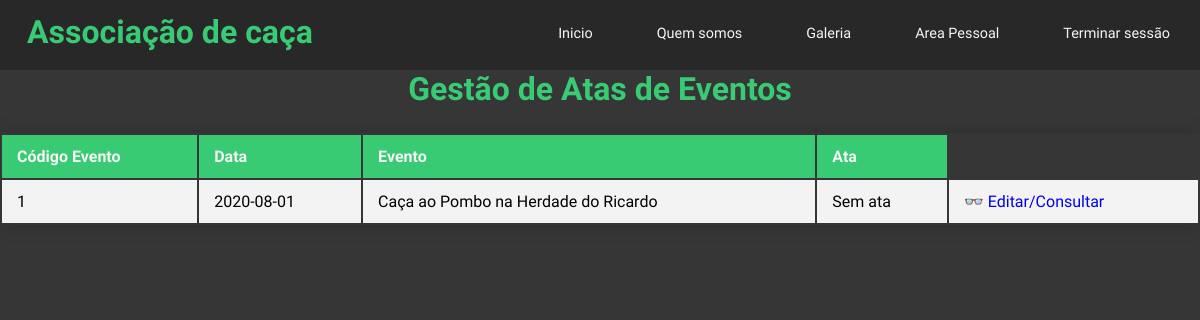
The page /secretario/p_gerirAtas.php (signed in) on the database its author committed.
### tables this page shows
CREATE TABLE `evento` (
  `codEvento` int(11) NOT NULL,
  `codTipo` int(11) NOT NULL,
  `codAnimal` int(11) NOT NULL,
  `codLocalizacao` int(11) NOT NULL,
  `ata` varchar(200) NOT NULL,
  `preco` int(11) NOT NULL,
  `vaga` int(11) NOT NULL,
  `vagaatual` int(11) NOT NULL,
  `data` date NOT NULL,
  `descricao` varchar(50) NOT NULL,
  `ativo` bit(1) NOT NULL
);

### secretario/p_gerirAtas.php (the view, shortened to what this page needs)
<!DOCTYPE html>
<html lang="en">
    <head>
        <link rel="stylesheet" href="../css/style.css">
    </head>
    <body>
        <?php
            if(isset($_SESSION['utilizador']))
            {
                $sql = "SELECT codPerfil FROM utilizador WHERE nomeUser = '".$_SESSION["utilizador"]."'";
                $res = mysqli_query($conn, $sql);
                $row = mysqli_fetch_array($res);
                if($row['codPerfil'] == SECRETARIO || $row['codPerfil'] == VICE_PRESIDENTE || $row['codPerfil'] == PRESIDENTE || $row['codPerfil'] == ADMIN)
                {
        ?>
                    <header>
                        <div class="navbar">
                            <h1>Associação de caça</h1>
                            <ul>
                                <li><a href='../index.php'>Inicio</a></li>
                                <li><a href='../about.php'>Quem somos</a></li>
                                <li><a href='../gallery.php'>Galeria</a></li>
                                <li><a href='../p_areaPessoal.php'>Area Pessoal</a></li>
                                <li><a href='../logout/logout.php'>Terminar sessão</a></li>
                            </ul>
                        </div>
                    </header>
        <?php
                   $ativo = true;
                   $sql = "SELECT codEvento, data, descricao, ata FROM evento WHERE ativo = '$ativo'";
                   $res = mysqli_query($conn, $sql);
                    echo
                    "
                    <h1>Gestão de Atas de Eventos</h1>
                        <div class='content_table'>
                            <table width='100%'>
                                <thead>
                                    <tr>
                                        <th>Código Evento</th>
                                        <th>Data</th>
                                        <th>Evento</th>
                                        <th>Ata</th>
                                    </tr>
                                </thead>
                    ";
                    while($row = mysqli_fetch_array($res))
                    {
                                echo
                                "
                                <tbody>
                                    <tr>
                                        <td>".$row['codEvento']."</td>
                                        <td>".$row['data']."</td>
                                        <td>".$row['descricao']."</td>";
                                        if(empty($row['ata']))
                                        {
                                            echo"<td>Sem ata</td>";
                                        }
                                        else
                                        {
                                            echo"
                                            <td style='max-width:100px' class='cut'>".$row['ata']."</td>
                                            ";
                                        }
                                        echo"
                                        <td><a href='p_editarAta.php?codEvento=".$row["codEvento"]."'>👓 Editar/Consultar</a></td>
                                    </tr>
                                </tbody>
                                ";
                    }
                    echo
                    "
                            </table>
                        </div>
                    ";
                }
            }
            else
            {
                header('refresh:0; ../index.php');
            }
        ?>
    </body>
</html>

### css/style.css (style rules this page uses)
* { margin: 0px; padding: 0px; font-family: 'Open Sans Condensed', sans-serif; }
body { background: #363636; box-sizing: border-box; }
h1, h2, h3 { text-align: center; color: #39ca74; }
.navbar { width: 100%; height: 70px; background-color: #282828; }
.navbar h1 { position: absolute; padding: 3px; float: left; margin-left: 2%; margin-top: 10px; color: #39ca74; }
.navbar ul { width: auto; float: right; margin-top: 8px; }
.navbar li { display: inline-block; padding: 15px 30px; }
.navbar a { text-align: center; color: whitesmoke; text-decoration: none; font-size: 1.2vw; }
.content_table { border-collapse: collapse; margin: 25px 0; min-width: 400px; border-radius: 5px 5px 0 0; overflow: hidden; box-shadow: 0 0 20px rgba(0,0,0,0.15); }
.content_table thead tr { background-color: #39ca74; color: whitesmoke; text-align: left; font-weight: bold; }
.content_table th, td { padding: 12px 15px; }
.content_table tbody tr { background-color: #f3f3f3; }
.content_table a { text-decoration: none; }

### rows shown on the page
evento: codEvento "1", data "2020-08-01", descricao "Caça ao Pombo na Herdade do Ricardo", ata "Sem ata"
